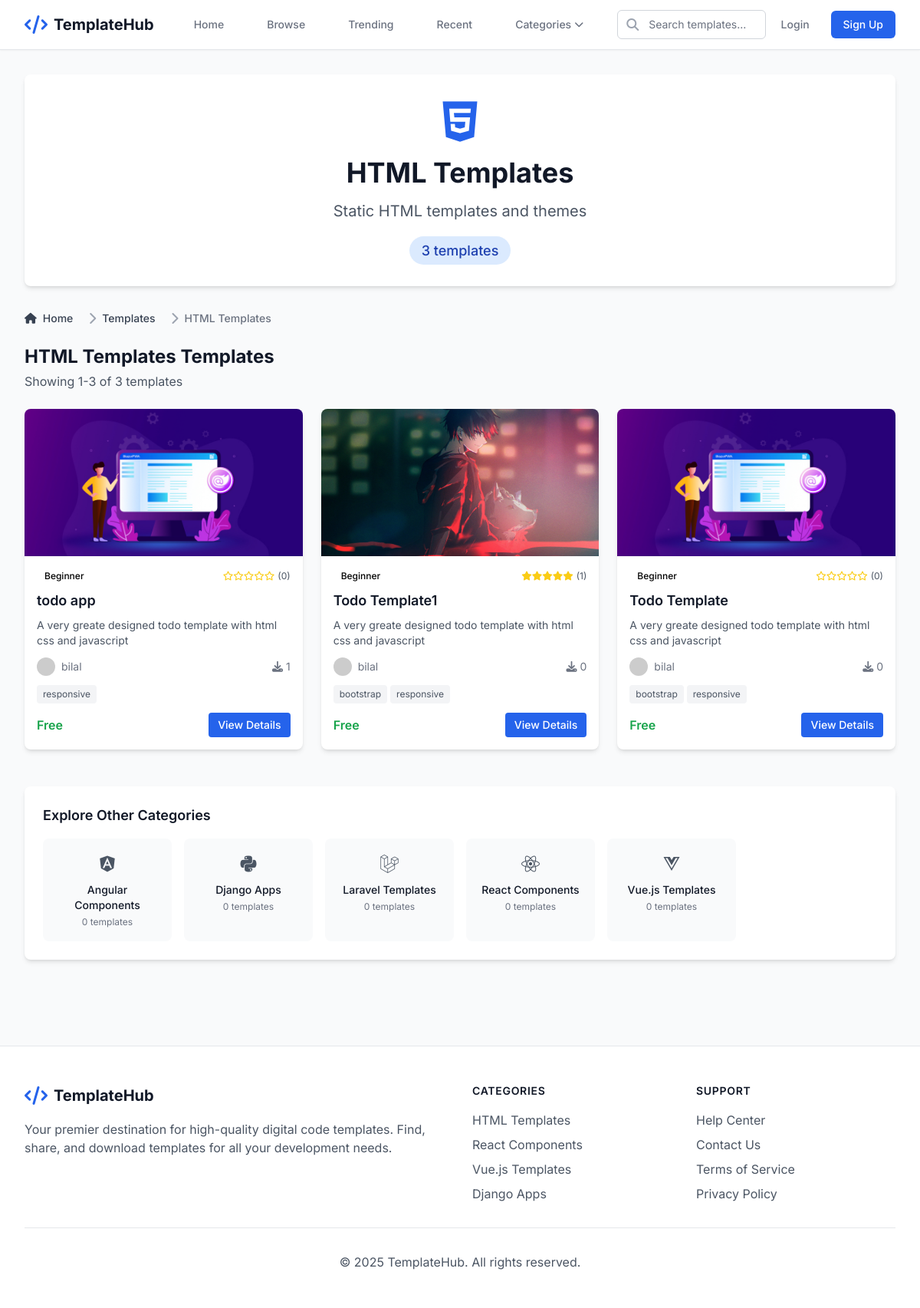
The app's page /category/html-templates/ with its own data.
### templates/models.py (models this page shows, shortened)
class Category(models.Model):
    name = models.CharField(max_length=100, unique=True)
    slug = models.SlugField(max_length=100, unique=True, blank=True)
    description = models.TextField(blank=True)
    icon = models.CharField(max_length=50, blank=True, help_text="Font Awesome icon class")
    created_at = models.DateTimeField(auto_now_add=True)
    class Meta:
        verbose_name_plural = "Categories"
        ordering = ['name']
    def get_absolute_url(self):
        return reverse('templates:category_templates', kwargs={'slug': self.slug})

class Template(models.Model):
    DIFFICULTY_CHOICES = [
        ('beginner', 'Beginner'),
        ('intermediate', 'Intermediate'),
        ('advanced', 'Advanced'),
    ]
    STATUS_CHOICES = [
        ('draft', 'Draft'),
        ('pending', 'Pending Review'),
        ('published', 'Published'),
        ('rejected', 'Rejected'),
    ]
    title = models.CharField(max_length=200)
    slug = models.SlugField(max_length=200, unique=True, blank=True)
    description = models.TextField()
    short_description = models.CharField(max_length=300, help_text="Brief description for listings")
    author = models.ForeignKey(User, on_delete=models.CASCADE, related_name='templates')
    category = models.ForeignKey(Category, on_delete=models.CASCADE, related_name='templates')
    tags = models.ManyToManyField(Tag, blank=True, related_name='templates')
    template_file = models.FileField(upload_to=template_upload_path, help_text="Upload ZIP file containing template")
    preview_image = models.ImageField(upload_to=template_preview_path, blank=True, null=True)
    demo_url = models.URLField(blank=True, help_text="Live demo URL")
    difficulty = models.CharField(max_length=20, choices=DIFFICULTY_CHOICES, default='beginner')
    version = models.CharField(max_length=20, default='1.0.0')
    file_size = models.PositiveIntegerField(blank=True, null=True, help_text="File size in bytes")
    download_count = models.PositiveIntegerField(default=0)
    status = models.CharField(max_length=20, choices=STATUS_CHOICES, default='draft')
    is_featured = models.BooleanField(default=False)
    is_free = models.BooleanField(default=True)
    price = models.DecimalField(max_digits=10, decimal_places=2, default=0.00)
    created_at = models.DateTimeField(auto_now_add=True)
    updated_at = models.DateTimeField(auto_now=True)
    class Meta:
        ordering = ['-created_at']
    def get_absolute_url(self):
        return reverse('templates:template_detail', kwargs={'pk': self.pk})
    @property
    def average_rating(self):
        reviews = self.reviews.all()
        if reviews:
            return sum(review.rating for review in reviews) / len(reviews)
        return 0
    @property
    def review_count(self):
        return self.reviews.count()

class Tag(models.Model):
    name = models.CharField(max_length=50, unique=True)
    slug = models.SlugField(max_length=50, unique=True, blank=True)
    created_at = models.DateTimeField(auto_now_add=True)
    class Meta:
        ordering = ['name']

### templates/views.py (the view)
# urls.py: path('category/<slug:slug>/', views.category_templates, name='category_templates'),
def category_templates(request, slug):
    category = get_object_or_404(Category, slug=slug)
    templates = Template.objects.filter(
        category=category,
        status='published'
    ).select_related('author')
    related_categories = Category.objects.exclude(pk=category.pk)[:6]
    paginator = Paginator(templates, 12)
    page_number = request.GET.get('page')
    page_obj = paginator.get_page(page_number)
    context = {
        'category': category,
        'page_obj': page_obj,
        'templates': page_obj,
        'related_categories': related_categories,
    }
    return render(request, 'templates/category_templates.html', context)

### templates/templates/templates/category_templates.html (shortened to what this page needs)
{% extends 'base.html' %}
{% block content %}
<div class="max-w-7xl mx-auto px-4 sm:px-6 lg:px-8 py-8">
    <div class="bg-white rounded-lg shadow-md p-8 mb-8">
        <div class="text-center">
            {% if category.icon %}
                <i class="{{ category.icon }} text-6xl text-primary-600 mb-4"></i>
            {% else %}
                <i class="fas fa-folder text-6xl text-primary-600 mb-4"></i>
            {% endif %}
            <h1 class="text-4xl font-bold text-gray-900 mb-4">{{ category.name }}</h1>
            {% if category.description %}
                <p class="text-xl text-gray-600 max-w-3xl mx-auto">{{ category.description }}</p>
            {% endif %}
            <div class="mt-6">
                <span class="bg-primary-100 text-primary-800 text-lg font-medium px-4 py-2 rounded-full">
                    {{ page_obj.paginator.count }} template{{ page_obj.paginator.count|pluralize }}
                </span>
            </div>
        </div>
    </div>
    <nav class="flex mb-6" aria-label="Breadcrumb">
        <ol class="inline-flex items-center space-x-1 md:space-x-3">
            <li class="inline-flex items-center">
                <a href="{% url 'templates:home' %}" class="inline-flex items-center text-sm font-medium text-gray-700 hover:text-primary-600">
                    <i class="fas fa-home mr-2"></i>Home
                </a>
            </li>
            <li>
                <div class="flex items-center">
                    <i class="fas fa-chevron-right text-gray-400 mx-2"></i>
                    <a href="{% url 'templates:template_list' %}" class="text-sm font-medium text-gray-700 hover:text-primary-600">Templates</a>
                </div>
            </li>
            <li aria-current="page">
                <div class="flex items-center">
                    <i class="fas fa-chevron-right text-gray-400 mx-2"></i>
                    <span class="text-sm font-medium text-gray-500">{{ category.name }}</span>
                </div>
            </li>
        </ol>
    </nav>
    <div class="flex items-center justify-between mb-6">
        <div>
            <h2 class="text-2xl font-bold text-gray-900">{{ category.name }} Templates</h2>
            {% if page_obj.paginator.count %}
                <p class="text-gray-600 mt-1">
                    Showing {{ page_obj.start_index }}-{{ page_obj.end_index }} of {{ page_obj.paginator.count }} templates
                </p>
            {% endif %}
        </div>
    </div>
    {% if templates %}
        <div class="grid grid-cols-1 md:grid-cols-2 lg:grid-cols-3 xl:grid-cols-4 gap-6 mb-8">
            {% for template in templates %}
                <div class="bg-white rounded-lg shadow-md overflow-hidden hover:shadow-lg transition-shadow">
                    {% if template.preview_image %}
                        <img src="{{ template.preview_image.url }}" alt="{{ template.title }}" class="w-full h-48 object-cover">
                    {% else %}
                        <div class="w-full h-48 bg-gradient-to-br from-primary-100 to-primary-200 flex items-center justify-center">
                            <i class="fas fa-code text-primary-600 text-4xl"></i>
                        </div>
                    {% endif %}
                    <div class="p-4">
                        <div class="flex items-center justify-between mb-2">
                            <span class="bg-{{ template.difficulty }}-100 text-{{ template.difficulty }}-800 text-xs font-medium px-2.5 py-0.5 rounded">
                                {{ template.get_difficulty_display }}
                            </span>
                            <div class="flex items-center text-yellow-400">
                                {% for i in "12345" %}
                                    {% if forloop.counter <= template.average_rating %}
                                        <i class="fas fa-star text-xs"></i>
                                    {% else %}
                                        <i class="far fa-star text-xs"></i>
                                    {% endif %}
                                {% endfor %}
                                <span class="text-gray-600 text-xs ml-1">({{ template.review_count }})</span>
                            </div>
                        </div>
                        <h3 class="text-lg font-semibold text-gray-900 mb-2 line-clamp-2">{{ template.title }}</h3>
                        <p class="text-gray-600 text-sm mb-3 line-clamp-2">{{ template.short_description }}</p>
                        <div class="flex items-center justify-between text-sm text-gray-500 mb-3">
                            <div class="flex items-center">
                                <img class="h-6 w-6 rounded-full mr-2"
                                     src="https://ui-avatars.com/api/?name={{ template.author.username }}&background=3b82f6&color=fff&size=24"
                                     alt="{{ template.author.username }}">
                                <span>{{ template.author.username }}</span>
                            </div>
                            <div class="flex items-center">
                                <i class="fas fa-download mr-1"></i>
                                {{ template.download_count }}
                            </div>
                        </div>
                        {% if template.tags.all %}
                            <div class="flex flex-wrap gap-1 mb-3">
                                {% for tag in template.tags.all|slice:":3" %}
                                    <span class="bg-gray-100 text-gray-600 text-xs px-2 py-1 rounded">{{ tag.name }}</span>
                                {% endfor %}
                            </div>
                        {% endif %}
                        <div class="flex items-center justify-between">
                            <div>
                                {% if template.is_free %}
                                    <span class="text-green-600 font-semibold">Free</span>
                                {% else %}
                                    <span class="text-gray-900 font-semibold">${{ template.price }}</span>
                                {% endif %}
                            </div>
                            <a href="{{ template.get_absolute_url }}"
                               class="bg-primary-600 text-white px-3 py-1.5 rounded text-sm font-medium hover:bg-primary-700 transition-colors">
                                View Details
                            </a>
                        </div>
                    </div>
                </div>
            {% endfor %}
        </div>
    {% endif %}
    <div class="mt-12 bg-white rounded-lg shadow-md p-6">
        <h3 class="text-lg font-semibold text-gray-900 mb-4">Explore Other Categories</h3>
        <div class="grid grid-cols-2 md:grid-cols-4 lg:grid-cols-6 gap-4">
            {% for other_category in related_categories %}
                <a href="{{ other_category.get_absolute_url }}"
                   class="group bg-gray-50 rounded-lg p-4 text-center hover:bg-primary-50 hover:border-primary-200 border border-transparent transition-all">
                    {% if other_category.icon %}
                        <i class="{{ other_category.icon }} text-2xl text-gray-600 group-hover:text-primary-600 mb-2"></i>
                    {% else %}
                        <i class="fas fa-folder text-2xl text-gray-600 group-hover:text-primary-600 mb-2"></i>
                    {% endif %}
                    <h4 class="font-medium text-gray-900 group-hover:text-primary-600 text-sm">{{ other_category.name }}</h4>
                    <p class="text-xs text-gray-500 mt-1">{{ other_category.templates.count }} templates</p>
                </a>
            {% endfor %}
        </div>
    </div>
</div>
{% endblock %}

### records on screen
Category: name "HTML Templates", description "Static HTML templates and themes"
Template: preview_image (picture), difficulty "Beginner", review_count "0", title "todo app", short_description "A very greate designed todo template with html css and javascript", author.username "bilal", download_count "1", is_free "Free"
Tag: name "responsive"
Template: preview_image (picture), difficulty "Beginner", review_count "1", title "Todo Template1", short_description "A very greate designed todo template with html css and javascript", author.username "bilal", download_count "0", is_free "Free"
Tag: name "bootstrap"
Template: preview_image (picture), difficulty "Beginner", review_count "0", title "Todo Template", short_description "A very greate designed todo template with html css and javascript", author.username "bilal", download_count "0", is_free "Free"
Category: name "Angular Components", templates.count "0"
Category: name "Django Apps", templates.count "0"
Category: name "Laravel Templates", templates.count "0"
Category: name "React Components", templates.count "0"
Category: name "Vue.js Templates", templates.count "0"

### other values on screen
{{ page_obj.paginator.count }} "3"
{{ page_obj.start_index }} "1"
{{ page_obj.end_index }} "3"
